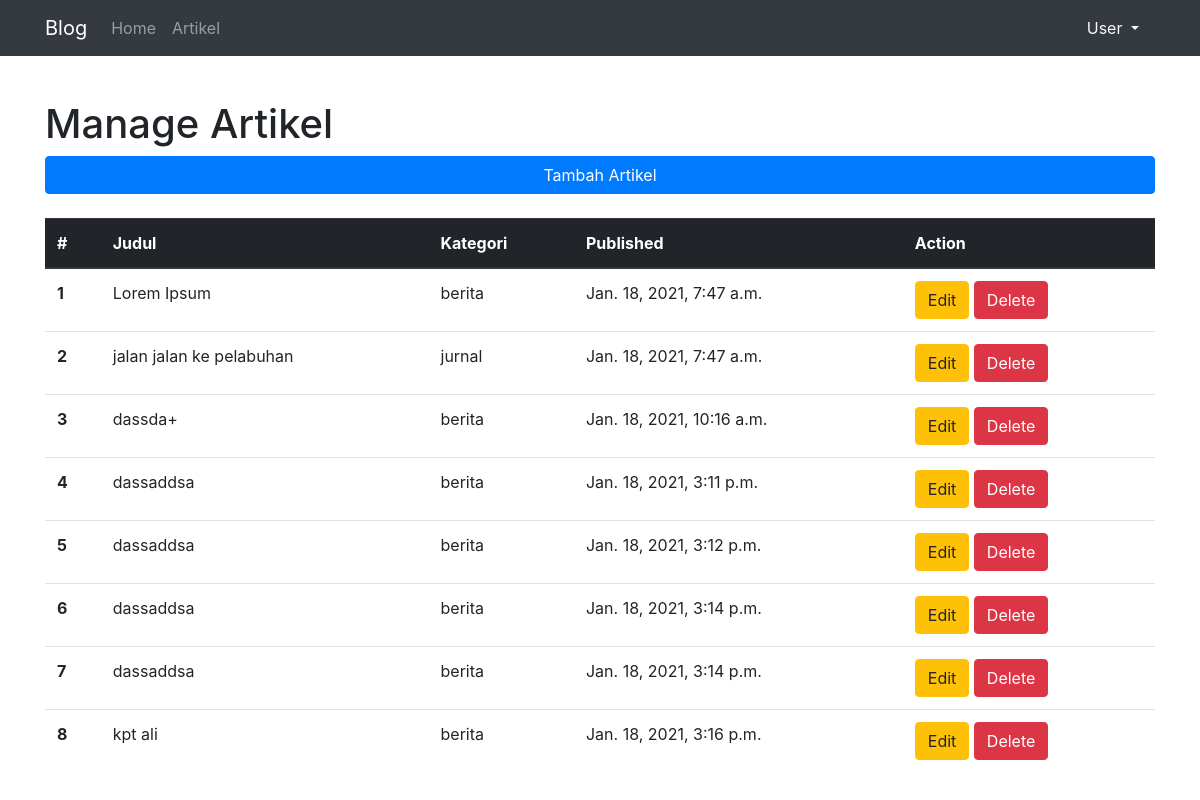
Screenshot of /artikel/manage/ with the database file from the repository.
### artikel/models.py (models this page shows, shortened)
class Artikel(models.Model):
    judul       = models.CharField(max_length=255)
    isi         = models.TextField()
    kategori    = models.CharField(max_length=255)
    published   = models.DateTimeField(auto_now_add=True)
    updated     = models.DateTimeField(auto_now=True)
    slug        = models.SlugField(blank=True,editable=False)

### artikel/views.py (the view)
# urls.py: path('manage/', ArtikelManageView.as_view(), name='manage'),
class ArtikelManageView(ListView):
	model = Artikel
	template_name = "artikel/artikel_manage.html"
	context_object_name = 'artikel_list'

### artikel/templates/artikel/artikel_manage.html (shortened to what this page needs)
{% extends "base.html" %}
{% block contents %}
    <h1>Manage Artikel</h1>
    <a class="btn btn-primary btn-block" href="{% url 'artikel:create' %}">Tambah Artikel</a>
    <table class="table mt-4">
	  <thead class="thead-dark">
	    <tr>
	      <th scope="col">#</th>
	      <th scope="col">Judul</th>
	      <th scope="col">Kategori</th>
	      <th scope="col">Published</th>
	      <th scope="col">Action</th>
	    </tr>
	  </thead>
	  <tbody>
	    {% for artikel in artikel_list %}
	    <tr>
	      <th scope="row">{{forloop.counter}}</th>
	      <td>{{artikel.judul}}</td>
	      <td>{{artikel.kategori}}</td>
	      <td>{{artikel.published}}</td>
	      <td>
			<a class="btn btn-warning" href="{% url 'artikel:update' artikel.id %}">Edit</a>
	      	<a class="btn btn-danger" href="{% url 'artikel:delete' artikel.id %}">Delete</a>
	      </td>
	    </tr>
	    {% endfor %}
	  </tbody>
	</table>
{% endblock contents %}

### templates/base.html (shortened to what this page needs)
{% load static %}
<!DOCTYPE html>
<html lang="en">
<head>
    {% include "snippets/styles.html" %}
</head>
<body>
    {% include "snippets/navbar.html" %}
    <div class="container" style="margin-top:100px">
        {% block contents %}
        {% endblock contents %}
    </div>
</body>
</html>

### templates/snippets/styles.html
{% load static %}
<link rel="stylesheet" type="text/css" href="{% static 'vendor/bootstrap/css/bootstrap.min.css' %}">

### templates/snippets/navbar.html (shortened to what this page needs)
{% load static %}
<nav class="navbar fixed-top navbar-expand-lg navbar-dark bg-dark">
        <div class="container">
        <a class="navbar-brand" href="#">Blog</a>
        <div class="collapse navbar-collapse" id="navbarNavDropdown">
          <ul class="navbar-nav">
            <li class="nav-item">
              <a class="nav-link" href="{% url 'home' %}">Home</a>
            </li>
            <li class="nav-item">
              <a class="nav-link" href="{% url 'artikel:list' 1 %}">Artikel</a>
            </li>
          </ul>
          <div class="nav-item dropdown ml-auto">
            <a class="nav-link dropdown-toggle text-light" href="#" id="navbarDropdownMenuLink" data-toggle="dropdown" aria-haspopup="true" aria-expanded="false">
              User
            </a>
          </div>
        </div>
    </div>
      </nav>

### templates/snippets/scripts.html (shortened to what this page needs)
{% load static %}

### rows the page displays
Artikel: judul "Lorem Ipsum", kategori "berita", published "Jan. 18, 2021, 7:47 a.m."
Artikel: judul "jalan jalan ke pelabuhan", kategori "jurnal", published "Jan. 18, 2021, 7:47 a.m."
Artikel: judul "dassda+", kategori "berita", published "Jan. 18, 2021, 10:16 a.m."
Artikel: judul "dassaddsa", kategori "berita", published "Jan. 18, 2021, 3:11 p.m."
Artikel: judul "dassaddsa", kategori "berita", published "Jan. 18, 2021, 3:12 p.m."
Artikel: judul "dassaddsa", kategori "berita", published "Jan. 18, 2021, 3:14 p.m."
Artikel: judul "dassaddsa", kategori "berita", published "Jan. 18, 2021, 3:14 p.m."
Artikel: judul "kpt ali", kategori "berita", published "Jan. 18, 2021, 3:16 p.m."
